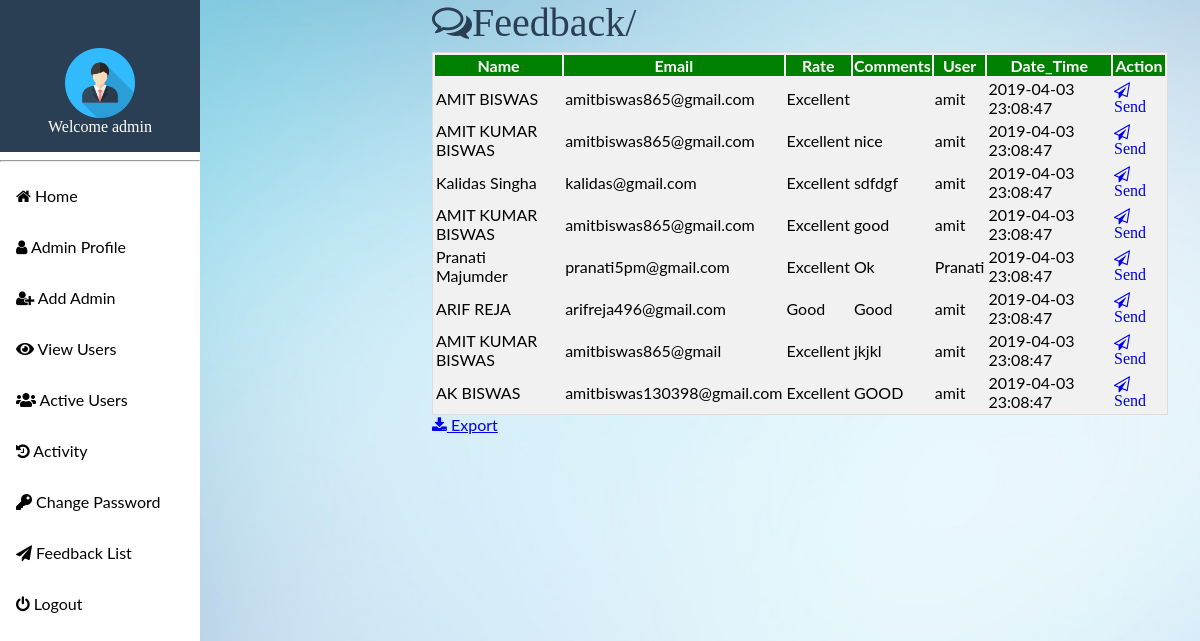
Page /admin/feedback.php (signed in) on the committed database.
### tables this page shows
CREATE TABLE IF NOT EXISTS `feedback` (
  `id` int(11) NOT NULL,
  `first` varchar(50) NOT NULL,
  `last` varchar(50) NOT NULL,
  `email` varchar(50) NOT NULL,
  `rate` varchar(50) NOT NULL,
  `msg` varchar(50) NOT NULL,
  `user` varchar(50) NOT NULL,
  `user_ip` varchar(50) NOT NULL,
  `date_time` datetime NOT NULL DEFAULT CURRENT_TIMESTAMP
);

### admin/feedback.php (the view, shortened to what this page needs)
<?php
    if (!isset($_SESSION['username'])) {
        echo "<script>alert('Please Login again')</script>";
        echo "<a href='index'>Click Here to Login</a>";
    }
        else {
?>
<html>
<head>
	<link rel='stylesheet' href='https://use.fontawesome.com/releases/v5.7.0/css/all.css'>
<link rel="stylesheet" href="https://cdnjs.cloudflare.com/ajax/libs/font-awesome/4.7.0/css/font-awesome.min.css">
<meta name="viewport" content="width=device-width, initial-scale=1.0"></head>
<body oncontextmenu="return false;">
</head>
<body>
  <div class="sidebar">
  <a class="active" href="#" style="font-family: Cooper Black;">
  <center><img src="image/user.png"  height="7%" width="auto"><br>Welcome <?php echo $_SESSION['username']?></a></center>
  <hr>
  <a href="homepage"><i class="fa fa-home"></i> Home</a>
  <a href="#" id="myBtn"><i class="fa fa-user"></i> Admin Profile</a>
  <a href="add_admin" name="add"><i class="fa fa-user-plus" name="add"></i> Add Admin</a>
  <a href="view_user"><i class="fas fa-eye"></i> View Users</a>
  <a href="active_user2"><i class="fas fa-users"></i> Active Users</a>
  <a href="activity"><i class="fa fa-history"></i> Activity</a>
  <a href="change_pwd"><i class="fas fa-key"></i> Change Password</a>
  <a href="feedback"><i class="fa fa-send"></i> Feedback List</a>
  <a href="logout"><i class="fa fa-power-off"></i> Logout</a>
</div>
<div class="content">
<div class="content">
  <i class="fa fa-comments-o" style="font-size: 40px;color: #2A3F54;margin-bottom: 10px;margin-left: 0px">Feedback/</i><br>
<?php
require("conn.php");
$sql="select * from feedback";
$record=mysqli_query($con,$sql);
echo "<table style='border:1px solid #ddd;background-color:#F1F1F1;width:auto'>";
echo "<tr style='background-color:green;color:white'><th>Name</th><th>Email</th><th>Rate</th><th>Comments</th><th>User</th><th>Date_Time</th><th>Action</th></tr>";
while($row=mysqli_fetch_array($record))
{
echo "<tr>";
echo "<td>".$row[1]." ".$row[2]."</td>";
echo "<td>".$row[3]."</td>";
echo "<td>".$row[4]."</td>";
echo "<td>".$row[5]."</td>";
echo "<td>".$row[6]."</td>";
echo "<td>".$row[8]."</td>";
?>
<td><a href="replay2.php?id=<?php echo $row['id']; ?>" onclick="return confirm('Are you sure to Replay ?');"><i class="fa fa-send-o"> Send</a></td>
<?php
echo "</tr>";
}
echo "</table>";
?>
<a href="export_feed.php"><i class="fa fa-download"></i> Export</a>
</div></div>
<?php
}
?>
</body>
</html>

### admin/feedback.php (style rules this page uses)
body { background-image: url(image/add.jpg); margin: 0; font-family: "Lato", sans-serif; background-repeat:no-repeat; background-size: cover; }
.sidebar { margin: 0; padding: 0; width: 200px; background-color: #FFFFFF; position: fixed; height: 100%; overflow: auto; top: 0; color: white; }
.sidebar a { display: block; color: black; padding: 16px; text-decoration: none; }
.sidebar a.active { background-color: #2A3F54; color: white; }
div.content { margin-left: 200px; padding: 1px 16px; height: 1000px; }

### rows in the picture
feedback: first "AMIT", last "BISWAS", email "amitbiswas865@gmail.com", rate "Excellent", user "amit", date_time "2019-04-03 23:08:47"
feedback: first "AMIT KUMAR", last "BISWAS", email "amitbiswas865@gmail.com", rate "Excellent", msg "nice", user "amit", date_time "2019-04-03 23:08:47"
feedback: first "Kalidas", last "Singha", email "kalidas@gmail.com", rate "Excellent", msg "sdfdgf", user "amit", date_time "2019-04-03 23:08:47"
feedback: first "AMIT KUMAR", last "BISWAS", email "amitbiswas865@gmail.com", rate "Excellent", msg "good", user "amit", date_time "2019-04-03 23:08:47"
feedback: first "Pranati", last "Majumder", email "pranati5pm@gmail.com", rate "Excellent", msg "Ok", user "Pranati", date_time "2019-04-03 23:08:47"
feedback: first "ARIF", last "REJA", email "arifreja496@gmail.com", rate "Good", msg "Good", user "amit", date_time "2019-04-03 23:08:47"
feedback: first "AMIT KUMAR", last "BISWAS", email "amitbiswas865@gmail", rate "Excellent", msg "jkjkl", user "amit", date_time "2019-04-03 23:08:47"
feedback: first "AK", last "BISWAS", email "amitbiswas130398@gmail.com", rate "Excellent", msg "GOOD", user "amit", date_time "2019-04-03 23:08:47"

### other values in the picture
$_SESSION['username'] "admin"
